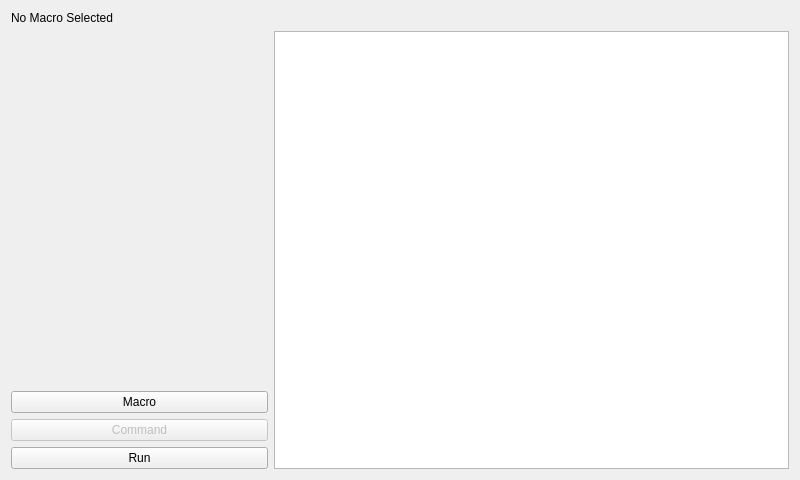
<?xml version="1.0" encoding="UTF-8"?>
<ui version="4.0">
 <class>PIRMacroForm</class>
 <widget class="QWidget" name="PIRMacroForm">
  <property name="geometry">
   <rect>
    <x>0</x>
    <y>0</y>
    <width>800</width>
    <height>480</height>
   </rect>
  </property>
  <property name="windowTitle">
   <string>Macro Processor</string>
  </property>
  <layout class="QGridLayout" name="gridLayout">
   <item row="3" column="0">
    <widget class="QPushButton" name="addButton">
     <property name="enabled">
      <bool>false</bool>
     </property>
     <property name="text">
      <string>Command</string>
     </property>
    </widget>
   </item>
   <item row="1" column="1" rowspan="4" colspan="2">
    <widget class="QListWidget" name="macroListWidget"/>
   </item>
   <item row="4" column="0">
    <widget class="QPushButton" name="runButton">
     <property name="text">
      <string>Run</string>
     </property>
    </widget>
   </item>
   <item row="2" column="0">
    <widget class="QPushButton" name="chooseMacroButton">
     <property name="text">
      <string>Macro</string>
     </property>
    </widget>
   </item>
   <item row="0" column="0" colspan="3">
    <widget class="QLabel" name="macroNameLabel">
     <property name="sizePolicy">
      <sizepolicy hsizetype="Expanding" vsizetype="Fixed">
       <horstretch>0</horstretch>
       <verstretch>0</verstretch>
      </sizepolicy>
     </property>
     <property name="text">
      <string>No Macro Selected</string>
     </property>
    </widget>
   </item>
  </layout>
 </widget>
 <resources/>
 <connections/>
</ui>
